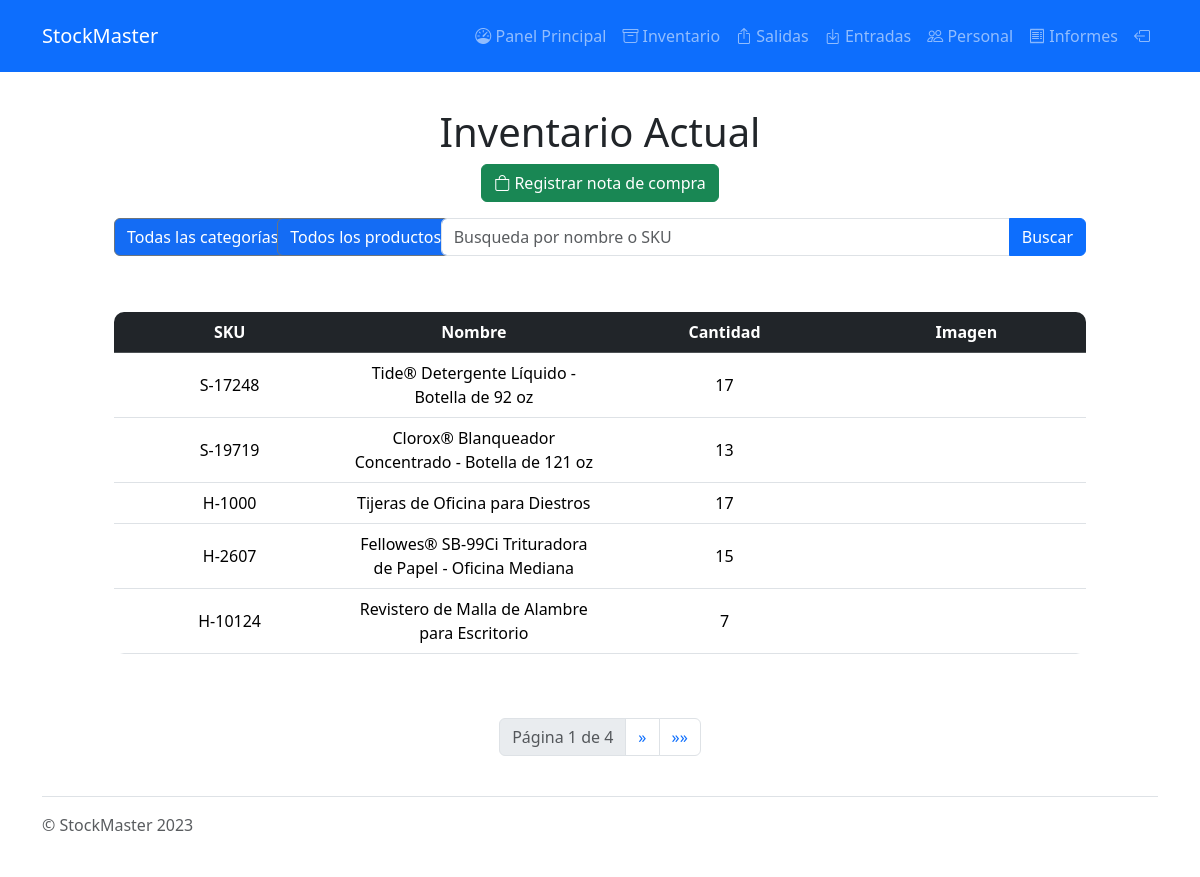
The page /inventario/filter/ (signed in) on the database as committed earlier.
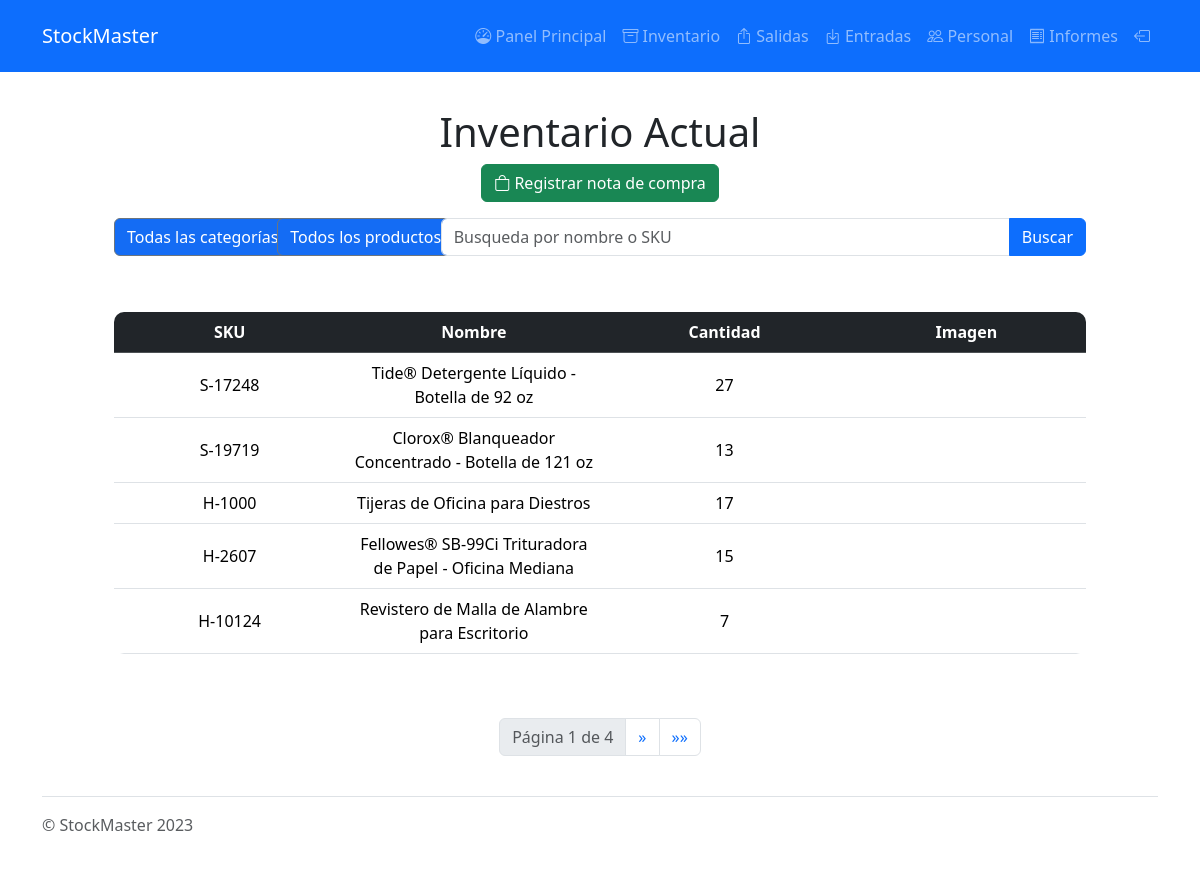
The same page on the database as committed later.
### Product/models.py (models this page shows, shortened)
class Product(models.Model):
    name = models.CharField(max_length=255)
    """
    str: The name of the product.
    """
    SKU = models.CharField(max_length=255, unique=True)
    """
    str: The stock keeping unit of the product.
    """
    price = models.FloatField(default=0.0)
    """
    float: The price of the product.
    """
    quantity = models.PositiveIntegerField(default=0)
    """
    int: The current stock quantity of the product.
    """
    image = models.ImageField(upload_to='uploads/%Y/%m/%d/', blank=True)
    """
    str: The image associated with the product.
    """
    threshold = models.PositiveIntegerField(default=0)
    """
    int: The threshold indicating low stock.
    """
    category = models.CharField(max_length=255, choices=[
        ('ELE', 'Eléctrico'),
        ('PLU', 'Plomería'),
        ('OFF', 'Oficina'),
        ('CLE', 'Limpieza')
    ])
    """
    str: The category of the product.
    """
    isExternal = models.BooleanField(default=False)
    """
    bool: Indicates if the product is acquired from outside the institution.
    """
    history = HistoricalRecords()
    """
    :meta private:
    HistoricalRecords: Used to manage historical modifications of the product.
    """

### Inventory/views.py (the view)
# urls.py: path('filter/', views.FilterInventory, name="filtered"),
@login_required(login_url='login')
def FilterInventory(request):
    searchQuery = request.GET.get("search")
    category = request.GET.get("category")
    stock = request.GET.get("stock")
    allProducts = Product.objects.all()
    if searchQuery:
        searchQuery_normalized = RemoveAccents(searchQuery).lower()
        allProducts = allProducts.filter(
            Q(name__icontains=searchQuery_normalized) | Q(SKU__icontains=searchQuery_normalized)
        )
    if category:
        allProducts = allProducts.filter(category=category)
    if stock == "low-stock-inventory":
        lowStock = []
        for product in allProducts:
            if product.isLowStock() and product.quantity > 0:
                lowStock.append(product)
        allProducts = lowStock
    elif stock == "good-stock-inventory":
        goodStock = []
        for product in allProducts:
            if not product.isLowStock():
                goodStock.append(product)
        allProducts = goodStock
    elif stock == "no-stock-inventory":
        noStock = []
        for product in allProducts:
            if product.quantity == 0:
                noStock.append(product)
        allProducts = noStock
    paginator = Paginator(allProducts, 5)
    page = request.GET.get("page")
    products = paginator.get_page(page)
    return render(request, 'inventory.html', {
        'products': products,
    })

### templates/inventory.html (shortened to what the changed rows need)
{% extends 'base.html' %}
{% block content %}
    <html lang="en">
    <head>
        <link href="https://cdn.jsdelivr.net/npm/bootstrap@5.3.2/dist/css/bootstrap.min.css" rel="stylesheet"
>
        <link rel="stylesheet" href="https://cdn.jsdelivr.net/npm/bootstrap-icons@1.3.0/font/bootstrap-icons.css">
    </head>
    <body>
    <div class="container">
        <section class="p-5">
            <div class="container text-center">
                <div class="row text-center g-4">
                    <div class="col-md">
                        <h1>Inventario Actual</h1>
                        <div class="container mt-4">
                            <div class="table-responsive">
                                {% if products %}
                                    <table class="table mt-3 table-hover tableRoundedm align-middle">
                                        <thead class="table-dark">
                                        <tr>
                                            <th>SKU</th>
                                            <th>Nombre</th>
                                            <th>Cantidad</th>
                                            <th>Imagen</th>
                                        </tr>
                                        </thead>
                                        <tbody id="inventory-table">
                                        {% for product in products %}
                                            <tr class="table-row clickableRow"
                                                data-href="{% url 'productDetails' product.id %}">
                                                <td>{{ product.SKU }}</td>
                                                <td>{{ product.name }}</td>
                                                <td>{{ product.quantity }}</td>
                                                {% if product.image %}
                                                    <td><img src="{{ product.image.url }}" alt="" width="200"></td>
                                                {% else %}
                                                    <td>
                                                        <div class="img-placeholder">No hay imagen disponible</div>
                                                    </td>
                                                {% endif %}
                                            </tr>
                                        {% endfor %}
                                        </tbody>
                                    </table>
                                {% endif %}
                            </div>
                        </div>
                    </div>
                </div>
            </div>
        </section>
    </div>
    </body>
{% endblock content %}

Rows that differ between the two databases and show on the page:
changed Product "Tide® Detergente Líquido - Botella de 92 oz": quantity "17" → "27"
